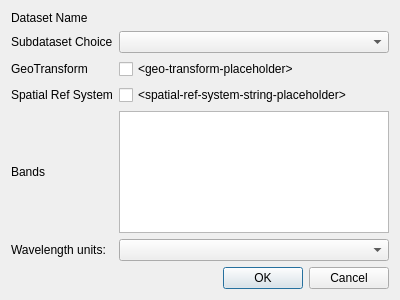
<?xml version="1.0" encoding="UTF-8"?>
<ui version="4.0">
 <class>SubdatasetChooser</class>
 <widget class="QDialog" name="SubdatasetChooser">
  <property name="geometry">
   <rect>
    <x>0</x>
    <y>0</y>
    <width>400</width>
    <height>300</height>
   </rect>
  </property>
  <property name="windowTitle">
   <string>Subdataset Chooser</string>
  </property>
  <layout class="QGridLayout" name="gridLayout">
   <item row="6" column="1">
    <widget class="QComboBox" name="cbox_wavelength_units">
     <property name="sizePolicy">
      <sizepolicy hsizetype="Expanding" vsizetype="Fixed">
       <horstretch>0</horstretch>
       <verstretch>0</verstretch>
      </sizepolicy>
     </property>
    </widget>
   </item>
   <item row="4" column="0">
    <widget class="QLabel" name="label_4">
     <property name="text">
      <string>Spatial Ref System</string>
     </property>
    </widget>
   </item>
   <item row="5" column="0">
    <widget class="QLabel" name="label_5">
     <property name="text">
      <string>Bands</string>
     </property>
    </widget>
   </item>
   <item row="1" column="0">
    <widget class="QLabel" name="label_2">
     <property name="text">
      <string>Subdataset Choice</string>
     </property>
    </widget>
   </item>
   <item row="4" column="1">
    <widget class="QCheckBox" name="chk_box_srs">
     <property name="text">
      <string>&lt;spatial-ref-system-string-placeholder&gt;</string>
     </property>
    </widget>
   </item>
   <item row="0" column="0">
    <widget class="QLabel" name="label">
     <property name="text">
      <string>Dataset Name</string>
     </property>
    </widget>
   </item>
   <item row="7" column="1">
    <widget class="QDialogButtonBox" name="buttonBox">
     <property name="orientation">
      <enum>Qt::Horizontal</enum>
     </property>
     <property name="standardButtons">
      <set>QDialogButtonBox::Cancel|QDialogButtonBox::Ok</set>
     </property>
    </widget>
   </item>
   <item row="5" column="1">
    <widget class="QTableWidget" name="table_wdgt_bands"/>
   </item>
   <item row="2" column="0">
    <widget class="QLabel" name="label_3">
     <property name="text">
      <string>GeoTransform</string>
     </property>
    </widget>
   </item>
   <item row="6" column="0">
    <widget class="QLabel" name="label_6">
     <property name="text">
      <string>Wavelength units:</string>
     </property>
    </widget>
   </item>
   <item row="1" column="1">
    <widget class="QComboBox" name="cbox_subdataset_choice"/>
   </item>
   <item row="0" column="1">
    <widget class="QLabel" name="lbl_dataset_name">
     <property name="sizePolicy">
      <sizepolicy hsizetype="Expanding" vsizetype="Preferred">
       <horstretch>0</horstretch>
       <verstretch>0</verstretch>
      </sizepolicy>
     </property>
     <property name="text">
      <string>&lt;dataset-name-place-holder&gt;</string>
     </property>
    </widget>
   </item>
   <item row="2" column="1">
    <widget class="QCheckBox" name="chk_box_geo_transform">
     <property name="sizePolicy">
      <sizepolicy hsizetype="Expanding" vsizetype="Fixed">
       <horstretch>0</horstretch>
       <verstretch>0</verstretch>
      </sizepolicy>
     </property>
     <property name="layoutDirection">
      <enum>Qt::LeftToRight</enum>
     </property>
     <property name="text">
      <string>&lt;geo-transform-placeholder&gt;</string>
     </property>
    </widget>
   </item>
  </layout>
 </widget>
 <resources/>
 <connections>
  <connection>
   <sender>buttonBox</sender>
   <signal>accepted()</signal>
   <receiver>SubdatasetChooser</receiver>
   <slot>accept()</slot>
   <hints>
    <hint type="sourcelabel">
     <x>248</x>
     <y>254</y>
    </hint>
    <hint type="destinationlabel">
     <x>157</x>
     <y>274</y>
    </hint>
   </hints>
  </connection>
  <connection>
   <sender>buttonBox</sender>
   <signal>rejected()</signal>
   <receiver>SubdatasetChooser</receiver>
   <slot>reject()</slot>
   <hints>
    <hint type="sourcelabel">
     <x>316</x>
     <y>260</y>
    </hint>
    <hint type="destinationlabel">
     <x>286</x>
     <y>274</y>
    </hint>
   </hints>
  </connection>
 </connections>
</ui>
